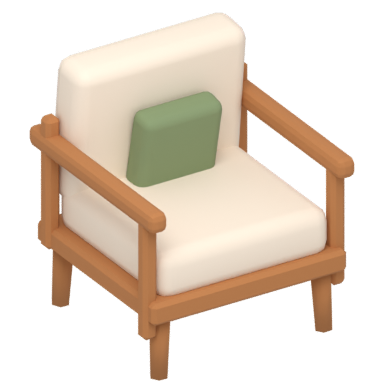
#> input picture art-source/models-v2/furniture/armchair/preview.png, 384 x 384 px
$ python furniture-contact-sheets.py
#> lines starting #> are read from the running program, lines starting #| are printed output that depends on the picture
"""Small contact sheets from native renders, grouped for readable review."""
from pathlib import Path
import json
from PIL import Image, ImageDraw, ImageFont

out=Path(__file__).resolve().parents[2]/'art-source/models-v2/furniture'
groups={
 'seating-bedroom':['armchair','chair','ottoman','bed','bench','pouf','lowSofa','floralArmchair','rockingChair'],
 'tables-storage':['coffeeTable','bookshelf','desk','sideboard','tvStand','nightstand','wardrobe','sideTable','lowTable','dresser'],
 'decor-lighting':['floorLamp','rug','boxes','basket','mug','candle','bookStack','frame','lantern','worldMap','botanicalPrint','wallShelf','mirror','clock','paperLamp','teapot'],
}
for name,keys in groups.items():
    cols=4 if len(keys)>12 else 3
    rows=(len(keys)+cols-1)//cols
    sheet=Image.new('RGB',(cols*240,rows*242+42),'#fffaf2');d=ImageDraw.Draw(sheet)
#> after `sheet = Image.new('RGB', (cols * 240, rows * 242 + 42), '#fffaf2')`:
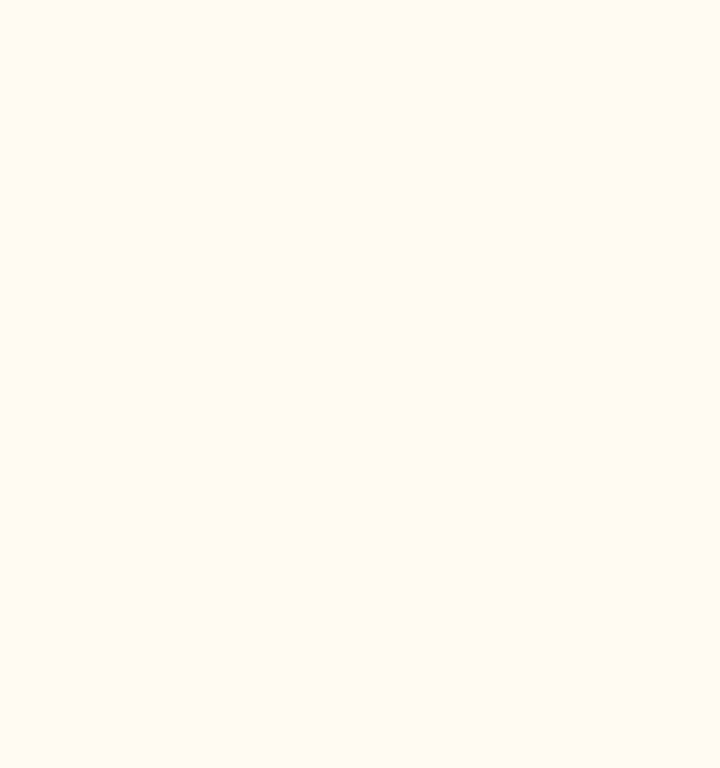
#> sheet: PIL image 720x768 RGB; mean R, G, B 255, 250, 242
    d.text((12,10),'Little Nest / '+name+' / staged',fill='#563425',font=ImageFont.load_default(size=17))
    for i,key in enumerate(keys):
        if not (out/key/'preview.png').exists():continue
        im=Image.open(out/key/'preview.png').convert('RGBA');im.thumbnail((235,216))
#> further down, im is the input picture: PIL image 384x384 RGBA; mean R, G, B, A 98, 84.7, 70.7, 120.4
        x=i%cols*240;y=42+i//cols*242
        sheet.paste(im,(x+(240-im.width)//2,y),im)
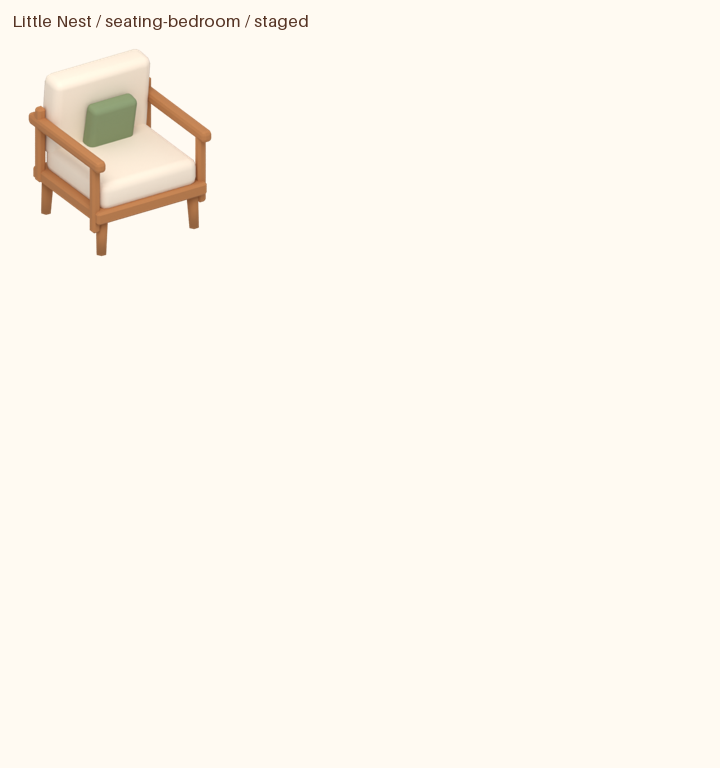
#> sheet: PIL image 720x768 RGB; mean R, G, B 252.7, 246.7, 237.9
        d.text((x+12,y+218),key,fill='#563425',font=ImageFont.load_default(size=15))
    sheet.save(out/(name+'.jpg'),quality=91)
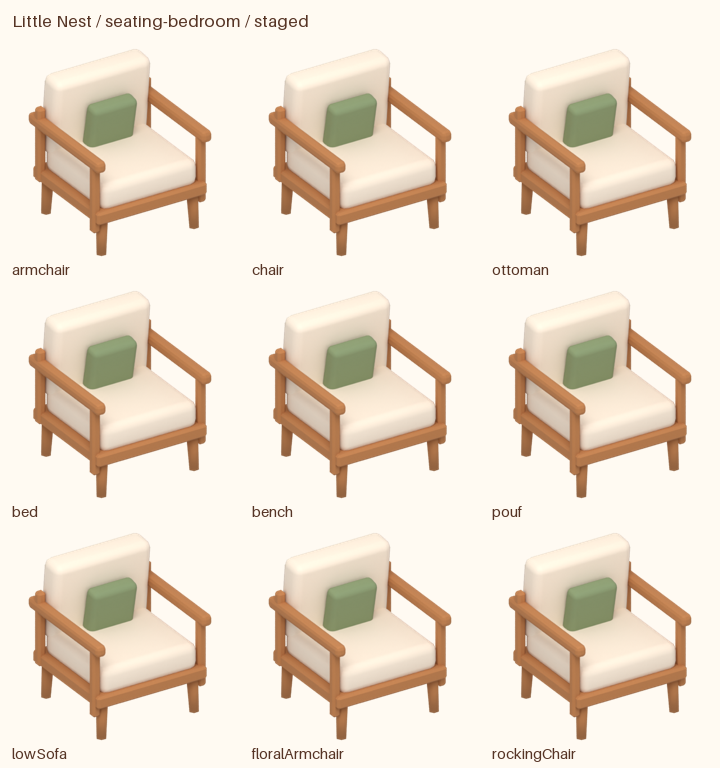
#> saved as seating-bedroom.jpg: PIL image 720x768 RGB; mean R, G, B 236, 222.9, 207.3
